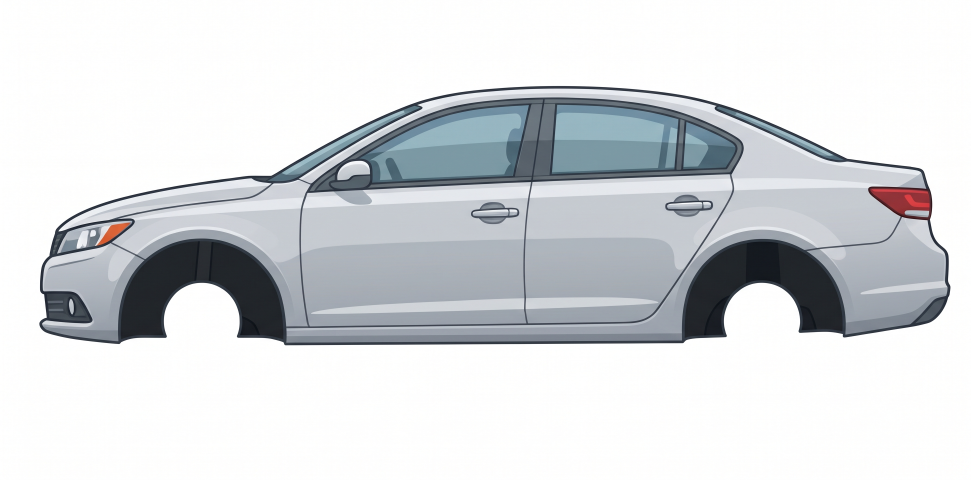
#> input picture virtual-garage/assets/source/car_body.jpeg, 2912 x 1440 px (shown at 1/3 size); its folder holds 6 pictures in this run
$ python prepare_assets.py
#> lines starting #> are read from the running program, lines starting #| are printed output that depends on the picture; after the words box and inside, x2 and y2 are one past the last pixel; in counts of white or black regions, pixels touching at a corner belong together
#!/usr/bin/env python3
"""
Virtual Garage - asset preparation.

Turns the 12 source JPEGs in assets/source/ into cut-out PNG sprites in
assets/sprites/ and writes the sprite manifest to src/content/sprites.js.

Everything here is reproducible: delete assets/sprites/ and re-run

    python3 tools/prepare_assets.py

What it does for every asset
  1. builds an alpha channel by flood-filling the white studio background in
     from the border (so white highlights *inside* a part are kept),
  2. punches the real see-through holes (disc bore, axle-stand triangle,
     jack linkage gap, caliper bracket gap) by finding enclosed pure-white
     regions that are large, flat and not elongated,
  3. trims ~1px off the edge so no pale halo shows on the dark garage floor,
  4. crops to the visible pixels and records an anchor point + world scale.

Special cases
  wheel  - garbled sidewall lettering removed with a local angular median
           filter (keeps the radial shading and the moulded rings), the five
           lug nuts lifted out as a reusable sprite and inpainted away.
  jack   - split into a static chassis and a moving arm. The cut follows a
           circle around the arm pivot, so the seam stays closed while the arm
           rotates down into the chassis.
"""

import json
import os
import re

import cv2
import numpy as np
from PIL import Image

ROOT = os.path.dirname(os.path.dirname(os.path.abspath(__file__)))
SRC = os.path.join(ROOT, "assets", "source")
OUT = os.path.join(ROOT, "assets", "sprites")
JS = os.path.join(ROOT, "src", "content", "sprites.js")

# ---------------------------------------------------------------- world scale
# world unit = one pixel of car_body.jpeg
CAR_PX_PER_M = 673.0            # from a 630 mm tall tyre
WHEEL_R = 911.0                 # native outer radius of the round parts
WORLD_TYRE_R = 212.0
S_WHEEL = WORLD_TYRE_R / WHEEL_R          # 0.2327
S_DISC = 113.0 / WHEEL_R                  # 0.1240
S_HUB = 53.0 / WHEEL_R                    # 0.0582
S_JACK = 0.25
S_STAND = 0.128
NUT_R = 58.0                              # native radius of one lug nut
LUG_NUTS = [(1187, 975), (1024, 859), (860, 975), (925, 1169), (1124, 1168)]
JACK_PIVOT = (975, 1240)                  # native, centre of the arm pivot boss
JACK_SADDLE = (1562, 727)                 # native, centre of the saddle top


# ---------------------------------------------------------------- utilities
def load(name):
    return np.asarray(Image.open(os.path.join(SRC, name)).convert("RGB"))


def components(mask):
    n, lab, stats, cent = cv2.connectedComponentsWithStats(mask.astype(np.uint8), 8)
    return n, lab, stats, cent


def border_components(mask):
    """Ids of components that touch the image border."""
    n, lab, stats, _ = components(mask)
    edge = set(np.unique(np.concatenate([lab[0], lab[-1], lab[:, 0], lab[:, -1]])))
    return edge - {0}, n, lab, stats


def background_mask(rgb, tol=245):
    """White regions reachable from the border."""
    white = rgb.min(axis=2) >= tol
    edge, n, lab, stats = border_components(white)
    bg = np.isin(lab, list(edge))
    return bg, white, lab, stats


def punch_holes(rgb, white, lab, stats, bg, min_area=5000, debug=""):
    """Enclosed flat-white regions are real holes in the drawing -> transparent."""
    holes = np.zeros_like(white)
    punched = []
    for i in range(1, len(stats)):
        x, y, w, h, area = stats[i]
        if area < min_area:
            continue
        region = lab == i
        if (region & bg).any():
            continue
        lum = rgb[region].mean(axis=1)
        if lum.mean() < 250 or lum.std() > 3.0:
            continue
        fill = area / float(w * h)
        if fill < 0.12:                      # long thin highlight, not a hole
            continue
        holes |= region
        punched.append((int(x), int(y), int(w), int(h), int(area), round(fill, 2)))
    if debug:
        print(f"    holes {debug}: {punched}")
    return holes


def soft_alpha(solid, erode=1, sigma=0.7):
    m = solid.astype(np.uint8) * 255
    if erode:
        k = cv2.getStructuringElement(cv2.MORPH_ELLIPSE, (2 * erode + 1,) * 2)
        m = cv2.erode(m, k)
    return cv2.GaussianBlur(m, (0, 0), sigma)


def crop_rgba(rgb, alpha, pad=0):
    ys, xs = np.nonzero(alpha > 4)
    y0, y1 = max(ys.min() - pad, 0), min(ys.max() + 1 + pad, rgb.shape[0])
    x0, x1 = max(xs.min() - pad, 0), min(xs.max() + 1 + pad, rgb.shape[1])
    return rgb[y0:y1, x0:x1], alpha[y0:y1, x0:x1], (int(x0), int(y0))


CAP = {"car": 2400, "default": 1200}


def save(name, rgb, alpha, offset):
    """Write the PNG, capping the long side so the browser does not keep
    2000x2000 RGBA buffers alive for parts that are drawn 400px wide."""
    rgba = np.dstack([rgb, alpha]).astype(np.uint8)
    cap = CAP.get(name, CAP["default"])
    long_side = max(rgba.shape[0], rgba.shape[1])
    k = min(1.0, cap / float(long_side))
    if k < 1.0:
        nw, nh = int(round(rgba.shape[1] * k)), int(round(rgba.shape[0] * k))
        img = Image.fromarray(rgba, "RGBA").resize((nw, nh), Image.LANCZOS)
    else:
        img = Image.fromarray(rgba, "RGBA")
    path = os.path.join(OUT, name + ".png")
    img.save(path, optimize=True)
    return {
        "file": f"assets/sprites/{name}.png",
        "w": img.width,
        "h": img.height,
        "ox": offset[0],
        "oy": offset[1],
        "k": round(k, 6),
    }


def standard(name, src, scale, anchor=(WHEEL_R * 1.0 + 114, WHEEL_R * 1.0 + 114),
             min_hole=5000, punch=True, debug=None):
    rgb = load(src)
    bg, white, lab, stats = background_mask(rgb)
    holes = punch_holes(rgb, white, lab, stats, bg, min_hole, debug or src) if punch else np.zeros_like(bg)
    solid = ~bg & ~holes
    alpha = soft_alpha(solid)
    crgb, calpha, off = crop_rgba(rgb, alpha)
    info = save(name, crgb, calpha, off)
    # anchor in sprite-local pixels
    info["ax"] = (anchor[0] - off[0]) * info["k"]
    info["ay"] = (anchor[1] - off[1]) * info["k"]
    info["s"] = scale / info["k"]
    return info


# ---------------------------------------------------------------- wheel work
# [132 lines left out: functions clean_sidewall, wheel_sprites, jack_sprites, pad_sprites, not called in this run]


# ---------------------------------------------------------------- main
def main():
    os.makedirs(OUT, exist_ok=True)
    src_js = os.path.join(ROOT, "src", "content")
    os.makedirs(src_js, exist_ok=True)

    print("car")
    car = standard("car", "car_body.jpeg", 1.0, anchor=(0, 0))
#> in load, returned value is the input picture: shape (1440, 2912, 3); mean R, G, B 214.8, 217.6, 220.3
#> in background_mask, `white = rgb.min(axis=2) >= tol`:
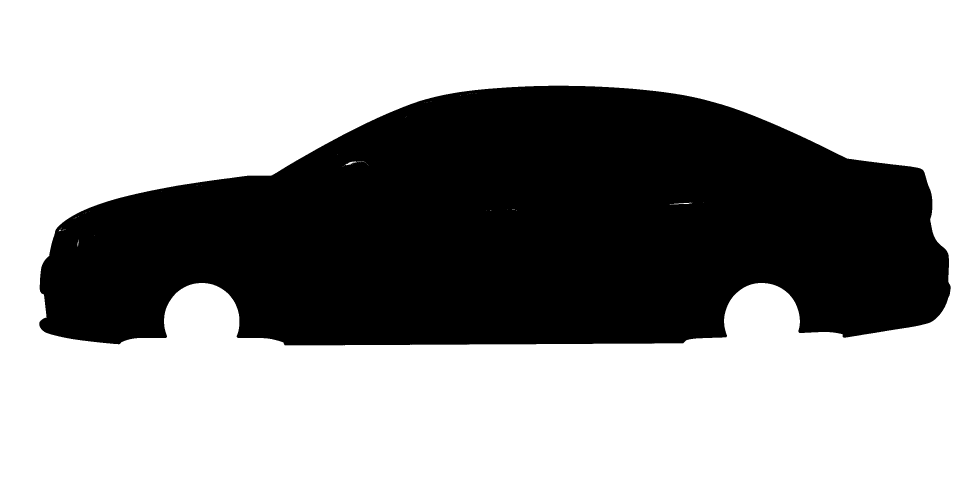
#> white: shape (1440, 2912) bool (shown at 1/3 size); 62.6% white; 1 black region, box (x1, y1, x2, y2) and area: (118, 257, 2852, 1036) 1568160
#> in components, `n, lab, stats, cent = cv2.connectedComponentsWithStats(mask.astype(np...`:
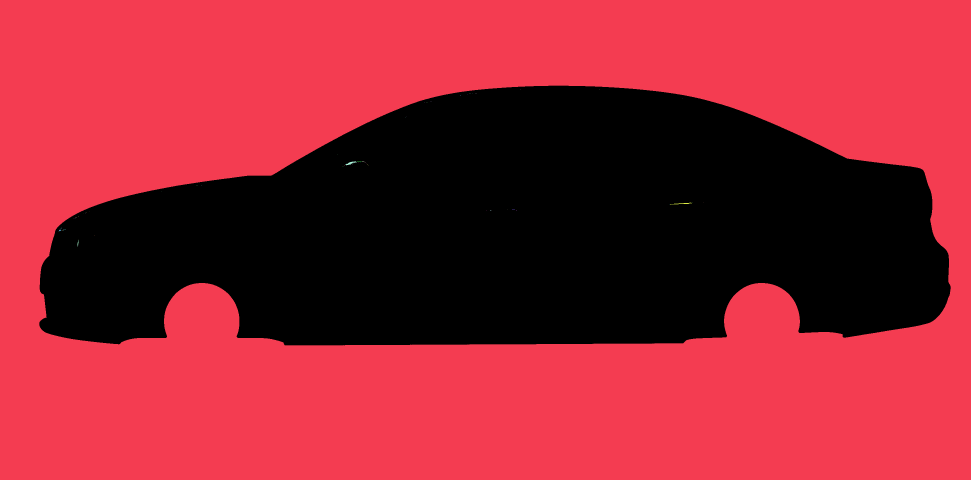
#> lab: shape (1440, 2912) int32 (shown at 1/3 size); 61 distinct labels, from 0 to 60; one colour per label, 0 black
#> in components, `n, lab, stats, cent = cv2.connectedComponentsWithStats(mask.astype(np...`: n = 61; stats = 61 rows, first 6: [118, 257, 2734, 779, 1568160], [0, 0, 2912, 1440, 2624682], [1562, 269, 1, 1, 1], [1799, 269, 1, 1, 1], [1427, 279, 2, 1, 2], [1409, 281, 2, 1, 2]; cent = 61 pairs, first value 180 to 2109, second value 269 to 735
#> in border_components, `n, lab, stats, _ = components(mask)`: n = 61
#> in border_components, `edge = set(np.unique(np.concatenate([lab[0], lab[-1], lab[:, 0], lab[:..`: edge = 1 item
#> in background_mask, `edge, n, lab, stats = border_components(white)`: n = 61
#> in background_mask, `bg = np.isin(lab, list(edge))`: bg: shape (1440, 2912) bool; 62.6% white; 1 black region, box (x1, y1, x2, y2) and area: (118, 257, 2852, 1036) 1568598
#> the loop in punch_holes, `for i in range(1, len(stats)):` made 60 passes
#> (x, y, w, h, area) on passes 1, 18, 33, 53, 59: (0, 0, 2912, 1440, 2624682), (1035, 484, 36, 12, 141), (2010, 608, 66, 6, 134), (176, 683, 10, 11, 23), (231, 720, 6, 20, 33)
#> after the loop in punch_holes, `for i in range(1, len(stats)):`: holes: shape (1440, 2912) bool; every value is 0
#> after the loop in punch_holes, `for i in range(1, len(stats)):`: punched = []
#|     holes car_body.jpeg: []
#> in soft_alpha, `m = cv2.erode(m, k)`:
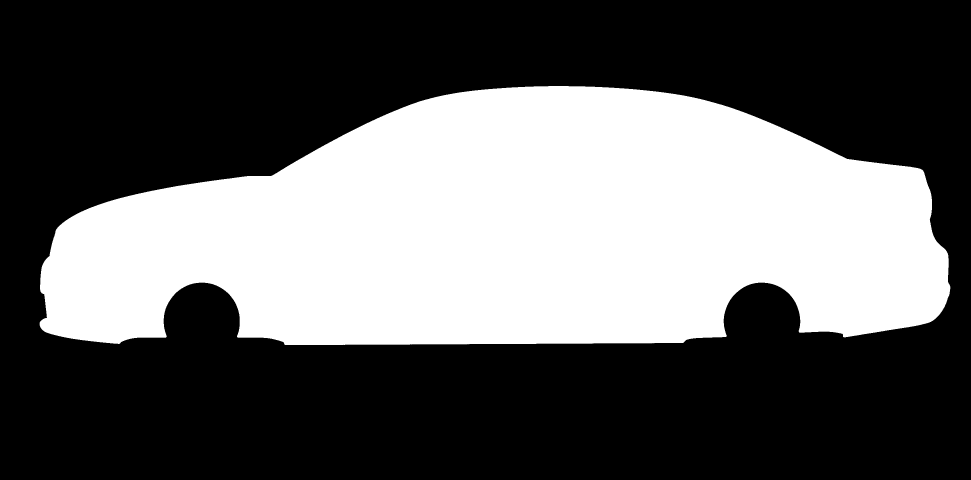
#> m: shape (1440, 2912) (shown at 1/3 size); 37.3% white; 1 white region, box (x1, y1, x2, y2) and area: (119, 258, 2851, 1035) 1562145
#> in crop_rgba, `y0, y1 = max(ys.min() - pad, 0), min(ys.max() + 1 + pad, rgb.shape[0])`: y0 = 257; y1 = 1036
#> in crop_rgba, `x0, x1 = max(xs.min() - pad, 0), min(xs.max() + 1 + pad, rgb.shape[1])`: x0 = 118; x1 = 2852
#> in standard, `crgb, calpha, off = crop_rgba(rgb, alpha)`:
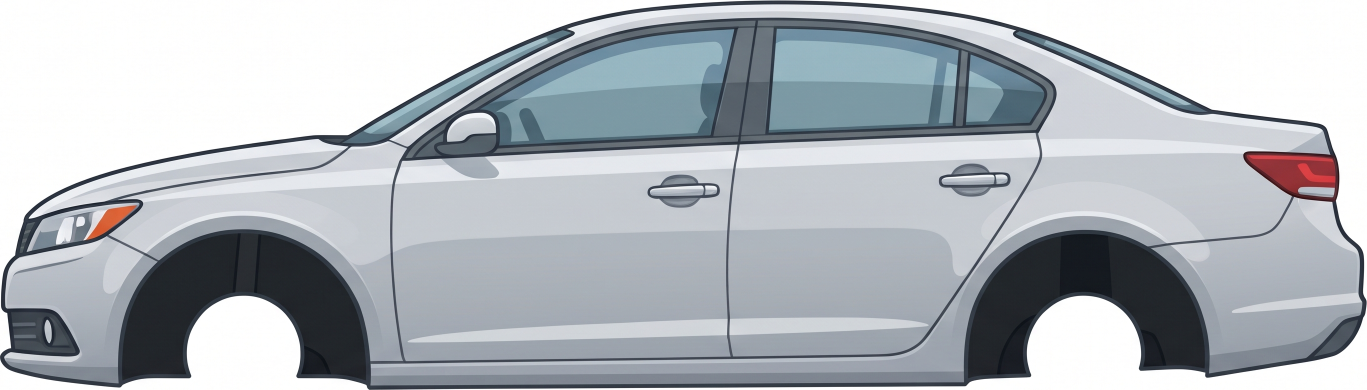
#> crgb: shape (779, 2734, 3) (shown at 1/2 size); mean R, G, B 176.5, 181.9, 187.6
#> in standard, `crgb, calpha, off = crop_rgba(rgb, alpha)`:
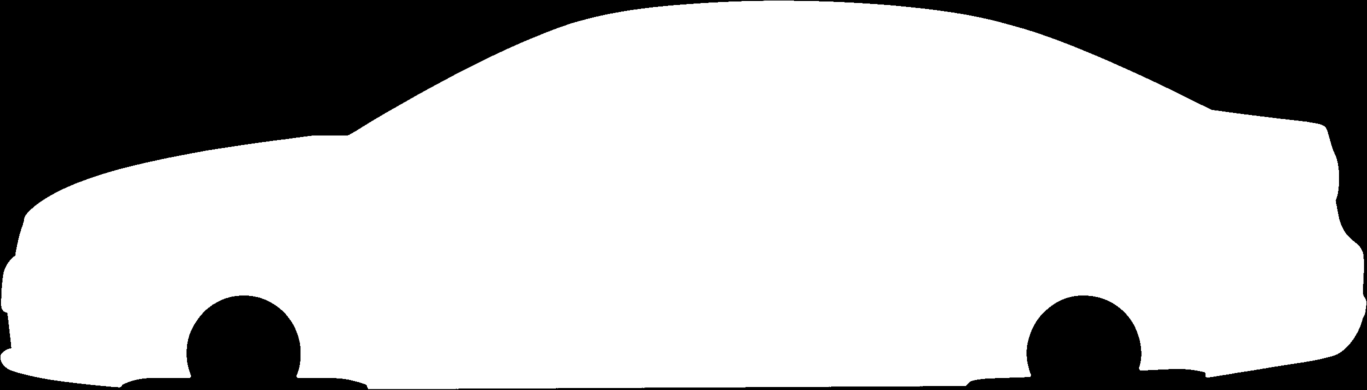
#> calpha: shape (779, 2734) (shown at 1/2 size); min 0, max 255, mean 187
#> in standard, `crgb, calpha, off = crop_rgba(rgb, alpha)`: off = (118, 257)
#> in standard, `info = save(name, crgb, calpha, off)`: info = {'file': 'assets/sprites/car.png', 'w': 2400, 'h': 684, 'ox': 118, 'oy': 257, 'k': 0.878}
#> car = 9 items
    print("disc")
    disc = standard("brake_disc", "brake_disc.jpeg", S_DISC)
    print("hub")
    hub = standard("wheel_hub", "wheel_hub.jpeg", S_HUB)
    print("caliper")
    cali = load("brake_caliper.jpeg")
    cbg, cwhite, clab, cstats = background_mask(cali)
    choles = punch_holes(cali, cwhite, clab, cstats, cbg, 5000, "caliper")
    calpha = soft_alpha(~cbg & ~choles)
    crgb, calpha, off = crop_rgba(cali, calpha)
    caliper = save("caliper", crgb, calpha, off)
    caliper.update({"ax": caliper["w"] / 2, "ay": caliper["h"] / 2,
                    "s": 126.6 / (caliper["h"] * caliper["k"]) * caliper["k"]})
    print("stand")
    stand = standard("stand", "jack_stand.jpeg", S_STAND,
                     anchor=(1028, 1844), debug="stand")
    stand["meta"] = {"nativeTall": 1634.0}
    print("wrench")
    wrench = standard("lug_wrench", "lug_wrench.jpeg", 1.0, anchor=(1025, 1042))
    span = float(max(wrench["w"], wrench["h"]))
    wrench["s"] = 255.0 / span
    wrench["ax"], wrench["ay"] = wrench["w"] / 2, wrench["h"] / 2
    wrench["meta"] = {"span": 255.0}
    print("ratchet")
    ratchet = standard("ratchet_socket", "socket_wrench.jpeg", 1.0,
                       anchor=(1024, 1024))
    long_side = float(max(ratchet["w"], ratchet["h"]))
    ratchet["s"] = 170.0 / long_side
    ratchet["ax"], ratchet["ay"] = ratchet["w"] / 2, ratchet["h"] / 2

    wheel, nut = wheel_sprites()
    body, arm = jack_sprites()
    friction, backing = pad_sprites()

    manifest = {
        "car": car, "wheel": wheel, "nut": nut, "hub": hub, "disc": disc,
        "caliper": caliper, "stand": stand, "wrench": wrench,
        "ratchet": ratchet, "jackBody": body, "jackArm": arm,
        "padFriction": friction, "padBacking": backing,
        "const": {
            "pxPerM": CAR_PX_PER_M,
            "tyreR": WORLD_TYRE_R,
            "discR": 113.0,
            "hubR": 53.0,
            "groundY": 1174.0,
            "axles": {"front": [605, 962], "rear": [2286, 962]},
            "nutPitch": 172.0 * S_WHEEL,
            "nutAngles": [18, 90, 162, 234, 306],
        },
    }
    with open(JS, "w", encoding="utf-8") as f:
        f.write("/* generated by tools/prepare_assets.py - do not edit by hand */\n")
        f.write("window.VG_SPRITES = ")
        json.dump(manifest, f, indent=2)
        f.write(";\n")
    print("manifest ->", os.path.relpath(JS, ROOT))
    for k, v in manifest.items():
        if k != "const":
            print(f"  {k:14s} {v['w']}x{v['h']} world={v['w']*v['s']:.0f}px")


if __name__ == "__main__":
#> (the run stopped early here; a loop or call above may not have finished)
